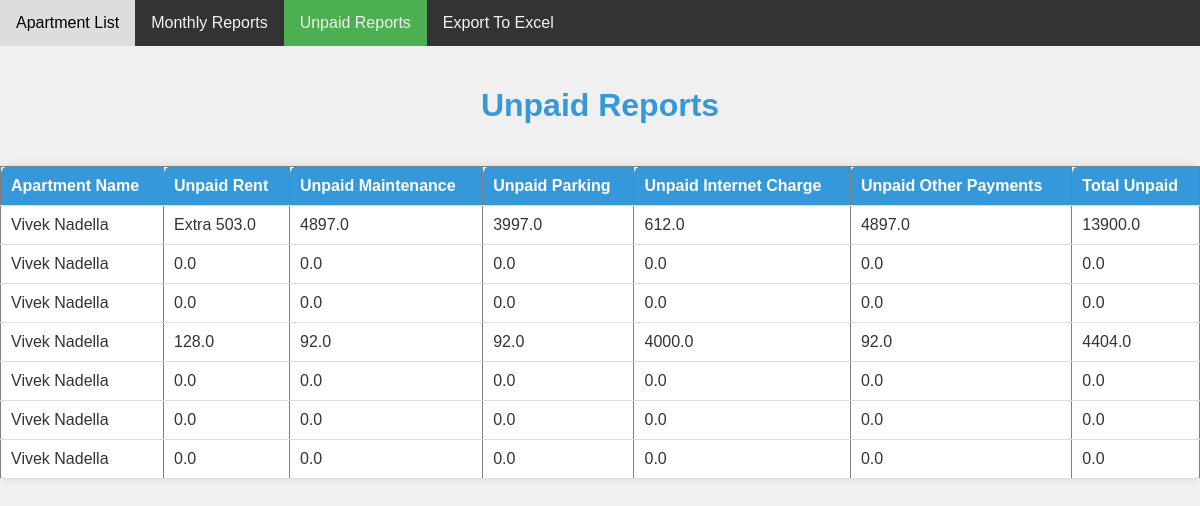
Page /unpaid-reports/ on the committed database.
### ApartmentApp/models.py (models this page shows, shortened)
class Apartment(models.Model):
    name = models.CharField(max_length=100)
    phase = models.IntegerField(choices=((1, 'BRP'), (2, 'BPN'), (2, 'BHA')))
    unit_id = models.IntegerField()
    phone_number = models.IntegerField(validators=[MinValueValidator(1000000000), MaxValueValidator(9999999999)])
    emergency_number = models.IntegerField(validators=[MinValueValidator(1000000000), MaxValueValidator(9999999999)])
    adhar_number = models.IntegerField()
    email = models.EmailField(blank = True)
    rent = models.FloatField()
    maintenance = models.FloatField()
    parking = models.FloatField()
    other_payments = models.FloatField()
    active = models.BooleanField(default=False)
    furnished = models.BooleanField(default=False)
    internet = models.BooleanField(default=False)
    internet_charge = models.FloatField()
    security_deposit = models.IntegerField()
    date_created = models.DateField(default=datetime.date.today)
    agreement = models.FileField(upload_to='agreements/', null=True, blank=True)
    adhar = models.FileField(upload_to='adhars/', null=True, blank=True)

### ApartmentApp/views.py (the view)
# urls.py: path('unpaid-reports/', views.unpaid_reports, name='unpaid_reports'),
def unpaid_reports(request):
    apartments = Apartment.objects.filter(active=True)
    unpaid_reports = []
    for apartment in apartments:
        rent = apartment.rent
        maintenance = apartment.maintenance
        parking = apartment.parking
        internet_charge = apartment.internet_charge
        other_payments = apartment.other_payments
        total_rent_paid = Payment.objects.filter(apartment=apartment).aggregate(Sum('rent_paid'))['rent_paid__sum'] or 0
        total_maintenance_paid = Payment.objects.filter(apartment=apartment).aggregate(Sum('maintenance_paid'))['maintenance_paid__sum'] or 0
        total_parking_paid = Payment.objects.filter(apartment=apartment).aggregate(Sum('parking_paid'))['parking_paid__sum'] or 0
        total_internet_paid = Payment.objects.filter(apartment=apartment).aggregate(Sum('internet_paid'))['internet_paid__sum'] or 0
        total_other_paid = Payment.objects.filter(apartment=apartment).aggregate(Sum('other_paid'))['other_paid__sum'] or 0
        current_date = datetime.datetime.now().date()
        months_diff = relativedelta(current_date, apartment.date_created).months
        unpaid_rent = rent * months_diff - total_rent_paid
        unpaid_maintenance = maintenance * months_diff - total_maintenance_paid
        unpaid_parking = parking * months_diff - total_parking_paid
        unpaid_internet_charge = internet_charge * months_diff - total_internet_paid
        unpaid_other_payments = other_payments * months_diff - total_other_paid
        total_unpaid = unpaid_rent + unpaid_maintenance + unpaid_other_payments + unpaid_internet_charge + unpaid_parking
        if unpaid_rent < 0:
            unpaid_rent = "Extra " + str(abs(unpaid_rent))
        if unpaid_maintenance < 0:
            unpaid_maintenance = "Extra " + str(abs(unpaid_maintenance))
        if unpaid_parking < 0:
            unpaid_parking = "Extra " + str(abs(unpaid_parking))
        if unpaid_internet_charge < 0:
            unpaid_internet_charge = "Extra " + str(abs(unpaid_internet_charge))
        if unpaid_other_payments < 0:
            unpaid_other_payments = "Extra " + str(abs(unpaid_other_payments))
        if total_unpaid < 0:
            total_unpaid = "Extra " + str(abs(total_unpaid))
        unpaid_reports.append({
            'apartment': apartment,
            'unpaid_rent': unpaid_rent,
            'unpaid_maintenance': unpaid_maintenance,
            'unpaid_parking': unpaid_parking,
            'unpaid_internet_charge': unpaid_internet_charge,
            'unpaid_other_payments': unpaid_other_payments,
            'total_unpaid': total_unpaid
        })
    context = {
        'apartments': apartments,
        'unpaid_reports': unpaid_reports,
    }
    return render(request, 'unpaid_reports.html', context)

### ApartmentApp/templates/unpaid_reports.html (shortened to what this page needs)
<!DOCTYPE html>
<html lang="en">
<head>
</head>
<body>
    <div class="navbar">
        <a href="{% url 'apartment_list' %}">Apartment List</a>
        <a href="{% url 'monthly_report' %}">Monthly Reports</a>
        <a href="{% url 'unpaid_reports' %}" class="active">Unpaid Reports</a>
        <a href="{% url 'export_confirmation' %}">Export To Excel</a>
    </div>
<h1>Unpaid Reports</h1>
<table border="1">
    <thead>
        <tr>
            <th>Apartment Name</th>
            <th>Unpaid Rent</th>
            <th>Unpaid Maintenance</th>
            <th>Unpaid Parking</th>
            <th>Unpaid Internet Charge</th>
            <th>Unpaid Other Payments</th>
            <th>Total Unpaid</th>
        </tr>
    </thead>
    <tbody>
        {% for report in unpaid_reports %}
            <tr>
                <td>{{ report.apartment.name }}</td>
                <td>{{ report.unpaid_rent }}</td>
                <td>{{ report.unpaid_maintenance }}</td>
                <td>{{ report.unpaid_parking }}</td>
                <td>{{ report.unpaid_internet_charge }}</td>
                <td>{{ report.unpaid_other_payments }}</td>
                <td>{{ report.total_unpaid }}</td>
            </tr>
        {% endfor %}
    </tbody>
</table>
</body>
</html>

### ApartmentApp/templates/unpaid_reports.html (style rules this page uses)
body { font-family: 'Arial', sans-serif; margin: 0; padding: 0; background-color: #f0f0f0; color: #333; }
h1 { text-align: center; padding: 20px 0; color: #3498db; }
table { width: 100%; border-collapse: collapse; margin: 20px 0; background-color: #fff; box-shadow: 0 0 8px rgba(0, 0, 0, 0.1); border-radius: 8px; }
th, td { padding: 10px; text-align: left; border-bottom: 1px solid #ddd; }
th { background-color: #3498db; color: #fff; border-radius: 8px 0 0 0; }
.navbar { background-color: #333; overflow: hidden; }
.navbar a { float: left; display: block; color: #f2f2f2; text-align: center; padding: 14px 16px; text-decoration: none; }
.active { background-color: #4CAF50; color: white; }

### rows in the picture
Apartment: apartment.name "Vivek Nadella", unpaid_rent "Extra 503.0", unpaid_maintenance "4897.0", unpaid_parking "3997.0", unpaid_internet_charge "612.0", unpaid_other_payments "4897.0", total_unpaid "13900.0"
Apartment: apartment.name "Vivek Nadella", unpaid_rent "0.0", unpaid_maintenance "0.0", unpaid_parking "0.0", unpaid_internet_charge "0.0", unpaid_other_payments "0.0", total_unpaid "0.0"
Apartment: apartment.name "Vivek Nadella", unpaid_rent "0.0", unpaid_maintenance "0.0", unpaid_parking "0.0", unpaid_internet_charge "0.0", unpaid_other_payments "0.0", total_unpaid "0.0"
Apartment: apartment.name "Vivek Nadella", unpaid_rent "128.0", unpaid_maintenance "92.0", unpaid_parking "92.0", unpaid_internet_charge "4000.0", unpaid_other_payments "92.0", total_unpaid "4404.0"
Apartment: apartment.name "Vivek Nadella", unpaid_rent "0.0", unpaid_maintenance "0.0", unpaid_parking "0.0", unpaid_internet_charge "0.0", unpaid_other_payments "0.0", total_unpaid "0.0"
Apartment: apartment.name "Vivek Nadella", unpaid_rent "0.0", unpaid_maintenance "0.0", unpaid_parking "0.0", unpaid_internet_charge "0.0", unpaid_other_payments "0.0", total_unpaid "0.0"
Apartment: apartment.name "Vivek Nadella", unpaid_rent "0.0", unpaid_maintenance "0.0", unpaid_parking "0.0", unpaid_internet_charge "0.0", unpaid_other_payments "0.0", total_unpaid "0.0"
